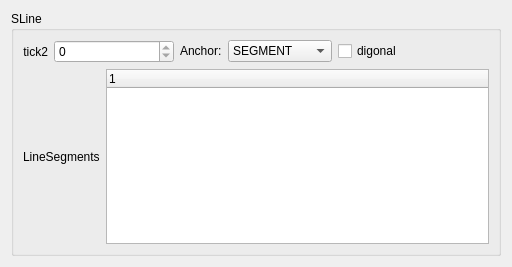
<ui version="4.0" >
 <class>SLineBase</class>
 <widget class="QWidget" name="SLineBase" >
  <property name="geometry" >
   <rect>
    <x>0</x>
    <y>0</y>
    <width>512</width>
    <height>267</height>
   </rect>
  </property>
  <property name="windowTitle" >
   <string>Form</string>
  </property>
  <layout class="QGridLayout" >
   <item row="0" column="0" colspan="2" >
    <widget class="QGroupBox" name="MeasureBase_2" >
     <property name="title" >
      <string>SLine</string>
     </property>
     <property name="flat" >
      <bool>true</bool>
     </property>
     <layout class="QVBoxLayout" name="verticalLayout" >
      <item>
       <layout class="QHBoxLayout" name="horizontalLayout" >
        <item>
         <layout class="QFormLayout" name="formLayout" >
          <item row="0" column="0" >
           <widget class="QLabel" name="label" >
            <property name="text" >
             <string>tick2</string>
            </property>
            <property name="alignment" >
             <set>Qt::AlignRight|Qt::AlignTrailing|Qt::AlignVCenter</set>
            </property>
           </widget>
          </item>
          <item row="0" column="1" >
           <widget class="QSpinBox" name="tick2" >
            <property name="readOnly" >
             <bool>true</bool>
            </property>
            <property name="maximum" >
             <number>9999999</number>
            </property>
           </widget>
          </item>
         </layout>
        </item>
        <item>
         <layout class="QFormLayout" name="formLayout_2" >
          <item row="0" column="0" >
           <widget class="QLabel" name="label_3" >
            <property name="text" >
             <string>Anchor:</string>
            </property>
           </widget>
          </item>
          <item row="0" column="1" >
           <widget class="QComboBox" name="anchor" >
            <item>
             <property name="text" >
              <string>SEGMENT</string>
             </property>
            </item>
            <item>
             <property name="text" >
              <string>MEASURE</string>
             </property>
            </item>
           </widget>
          </item>
         </layout>
        </item>
        <item>
         <widget class="QCheckBox" name="diagonal" >
          <property name="text" >
           <string>digonal</string>
          </property>
         </widget>
        </item>
       </layout>
      </item>
      <item>
       <layout class="QHBoxLayout" >
        <item>
         <widget class="QLabel" name="label_2" >
          <property name="text" >
           <string>LineSegments</string>
          </property>
         </widget>
        </item>
        <item>
         <widget class="QTreeWidget" name="segments" >
          <column>
           <property name="text" >
            <string>1</string>
           </property>
          </column>
         </widget>
        </item>
       </layout>
      </item>
     </layout>
    </widget>
   </item>
  </layout>
 </widget>
 <resources/>
 <connections/>
</ui>
